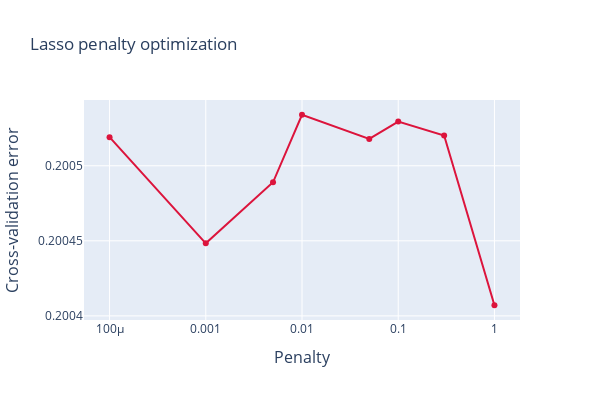

Notebook source saved alongside this figure:
### Code cell
fig = go.Figure()

fig.add_trace(
    go.Scatter(
        x = alphas,
        y= cv_huber,
        line = dict(color='crimson', width=2)
        ),
)



fig.update_layout(
   
    xaxis=go.layout.XAxis(
        title=go.layout.xaxis.Title(
            text="Penalty",
            font=dict(
                size=16
            )
        )
    ),
    
    yaxis=go.layout.YAxis(
        title=go.layout.yaxis.Title(
            text="Cross-validation error",
            font=dict(
                size=16
            ),
        )
    ),
)


fig.update_layout(height=400,
                width = 600,
                title = 'Lasso penalty optimization', 
                  xaxis_type="log", 
                  showlegend=False)

fig.show()

### Figure 1 — Plotly figure (JSON) as saved in the notebook; plotly's stock layout.template omitted (floating-point values rounded to 4 significant figures)
{"data": [{"line": {"color": "crimson", "width": 2}, "type": "scatter", "x": [0.0001, 0.001, 0.005, 0.01, 0.05, 0.1, 0.3, 1], "y": [0.2005, 0.2004, 0.2005, 0.2005, 0.2005, 0.2005, 0.2005, 0.2004]}], "layout": {"height": 400, "showlegend": false, "title": {"text": "Lasso penalty optimization"}, "width": 600, "xaxis": {"title": {"font": {"size": 16}, "text": "Penalty"}, "type": "log"}, "yaxis": {"title": {"font": {"size": 16}, "text": "Cross-validation error"}}}}
